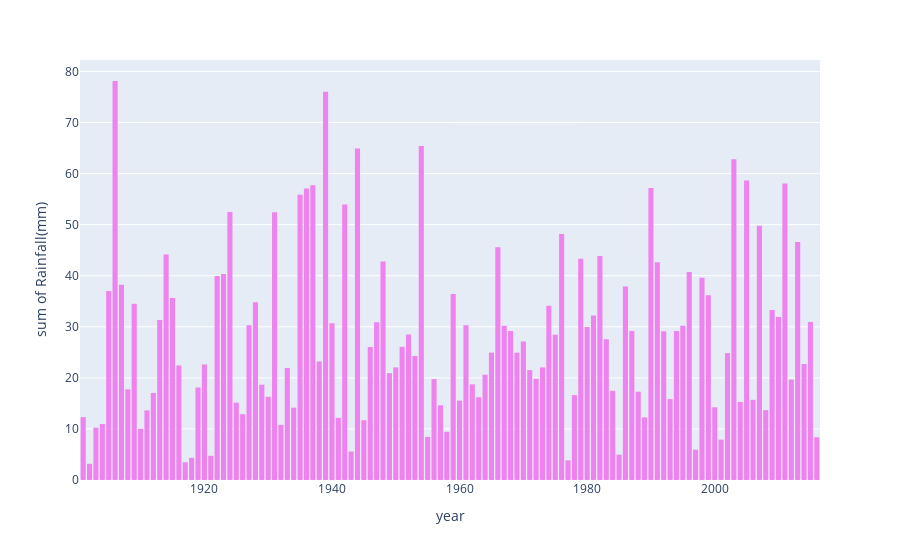

Source (notebook cell):
### Code cell
plt.figure(figsize=(15,5))
fig.update_layout(title_text="Rain_Fall with restpect to Year 1901-2016", title_x=0.5)
fig = px.histogram(df_f, x="year", y="Rainfall(mm)",nbins=116,color_discrete_sequence=["violet"],
                   )
fig.update_layout(bargap=0.2)
fig.show()
